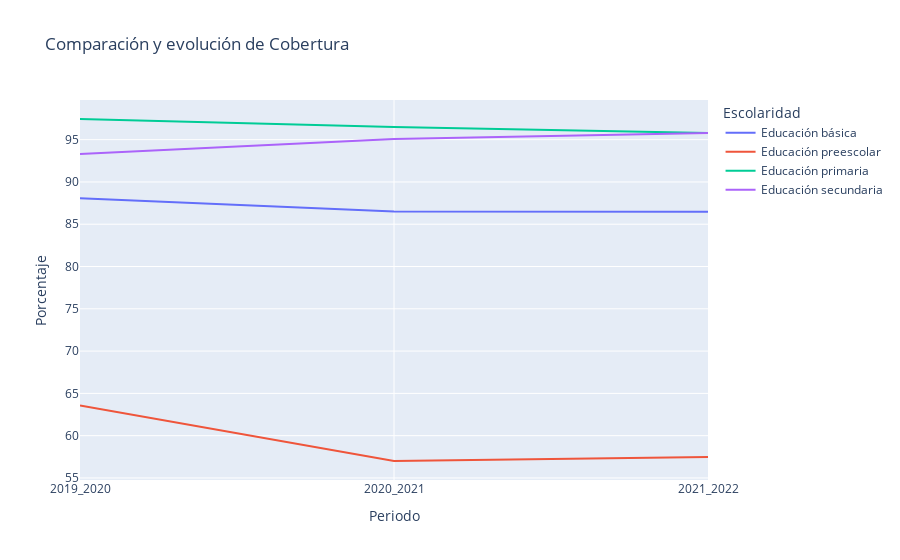

This figure's notebook cell:
### Markdown cell above
##### Comparativa de Cobertura

### Code cell
dff = data_escolar_subset[data_escolar_subset['Indicador'].str.contains('Cobertura')]
title = 'Comparación y evolución de Cobertura'
fig = px.line(dff, x="Periodo", y="Porcentaje", color='nivel_escolaridad', title = title,labels={'nivel_escolaridad':'Escolaridad'})
fig.show()

### Figure 1 — Plotly figure (JSON) as saved in the notebook; plotly's stock layout.template omitted (floating-point values rounded to 4 significant figures)
{"data": [{"hovertemplate": "Escolaridad=Educación básica<br>Periodo=%{x}<br>Porcentaje=%{y}<extra></extra>", "legendgroup": "Educación básica", "line": {"color": "#636efa", "dash": "solid"}, "marker": {"symbol": "circle"}, "mode": "lines", "name": "Educación básica", "orientation": "v", "showlegend": true, "type": "scatter", "x": ["2019_2020", "2020_2021", "2021_2022"], "xaxis": "x", "y": [88.08, 86.5, 86.47], "yaxis": "y"}, {"hovertemplate": "Escolaridad=Educación preescolar<br>Periodo=%{x}<br>Porcentaje=%{y}<extra></extra>", "legendgroup": "Educación preescolar", "line": {"color": "#EF553B", "dash": "solid"}, "marker": {"symbol": "circle"}, "mode": "lines", "name": "Educación preescolar", "orientation": "v", "showlegend": true, "type": "scatter", "x": ["2019_2020", "2020_2021", "2021_2022"], "xaxis": "x", "y": [63.56, 57.0, 57.47], "yaxis": "y"}, {"hovertemplate": "Escolaridad=Educación primaria<br>Periodo=%{x}<br>Porcentaje=%{y}<extra></extra>", "legendgroup": "Educación primaria", "line": {"color": "#00cc96", "dash": "solid"}, "marker": {"symbol": "circle"}, "mode": "lines", "name": "Educación primaria", "orientation": "v", "showlegend": true, "type": "scatter", "x": ["2019_2020", "2020_2021", "2021_2022"], "xaxis": "x", "y": [97.44, 96.51, 95.78], "yaxis": "y"}, {"hovertemplate": "Escolaridad=Educación secundaria<br>Periodo=%{x}<br>Porcentaje=%{y}<extra></extra>", "legendgroup": "Educación secundaria", "line": {"color": "#ab63fa", "dash": "solid"}, "marker": {"symbol": "circle"}, "mode": "lines", "name": "Educación secundaria", "orientation": "v", "showlegend": true, "type": "scatter", "x": ["2019_2020", "2020_2021", "2021_2022"], "xaxis": "x", "y": [93.31, 95.08, 95.8], "yaxis": "y"}], "layout": {"legend": {"title": {"text": "Escolaridad"}, "tracegroupgap": 0}, "title": {"text": "Comparación y evolución de Cobertura"}, "xaxis": {"anchor": "y", "domain": [0, 1], "title": {"text": "Periodo"}}, "yaxis": {"anchor": "x", "domain": [0, 1], "title": {"text": "Porcentaje"}}}}
